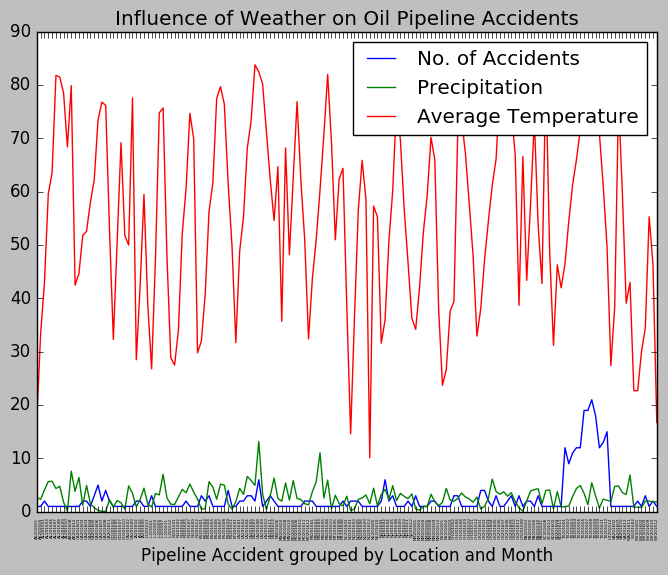

Recreate this plot in Python.
# -*- coding: utf-8 -*-
"""
Created on Thu Apr 26 00:02:33 2017

@author: Ramesh
"""

import matplotlib.pyplot as plt; plt.rcdefaults()
import numpy as np
import matplotlib.pyplot as plt
import pandas as pd

 
df= pd.read_csv('WeatherandAccidentDataCombined_2016.csv')                  
 
df['XAxisData'] = df['StateCode']+df['YearMonth'].map(str)

objects=df['XAxisData']
indexobject=objects.index.values
y_pos = np.arange(len(objects))
AccidentCount = df['AccidentCount']
pcp=df['pcp']
tavg=df['tavg']
 

plt.xticks(y_pos, objects,fontsize = 3, rotation=90)
pltacc,=plt.plot(indexobject,AccidentCount,label="No. of Accidents")
pltpcp,=plt.plot(indexobject,pcp,label="Precipitation")
pltavgtmp,=plt.plot(indexobject,tavg,label="Average Temperature")

plt.legend(handles=[pltacc,pltpcp,pltavgtmp])

plt.xlabel("Pipeline Accident grouped by Location and Month");
plt.title('Influence of Weather on Oil Pipeline Accidents')
 
plt.show()
